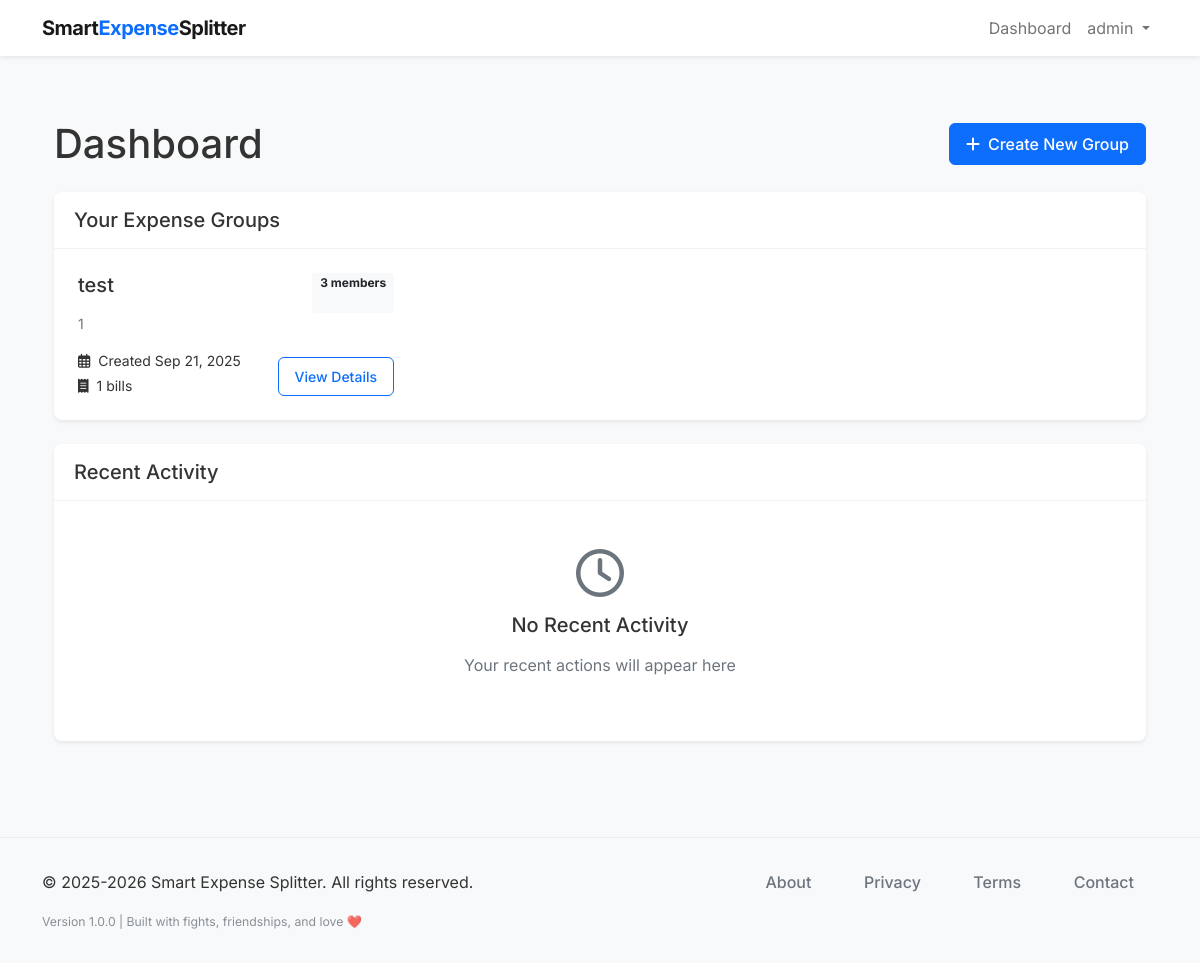
Before: /dashboard (signed in) with the older database file.
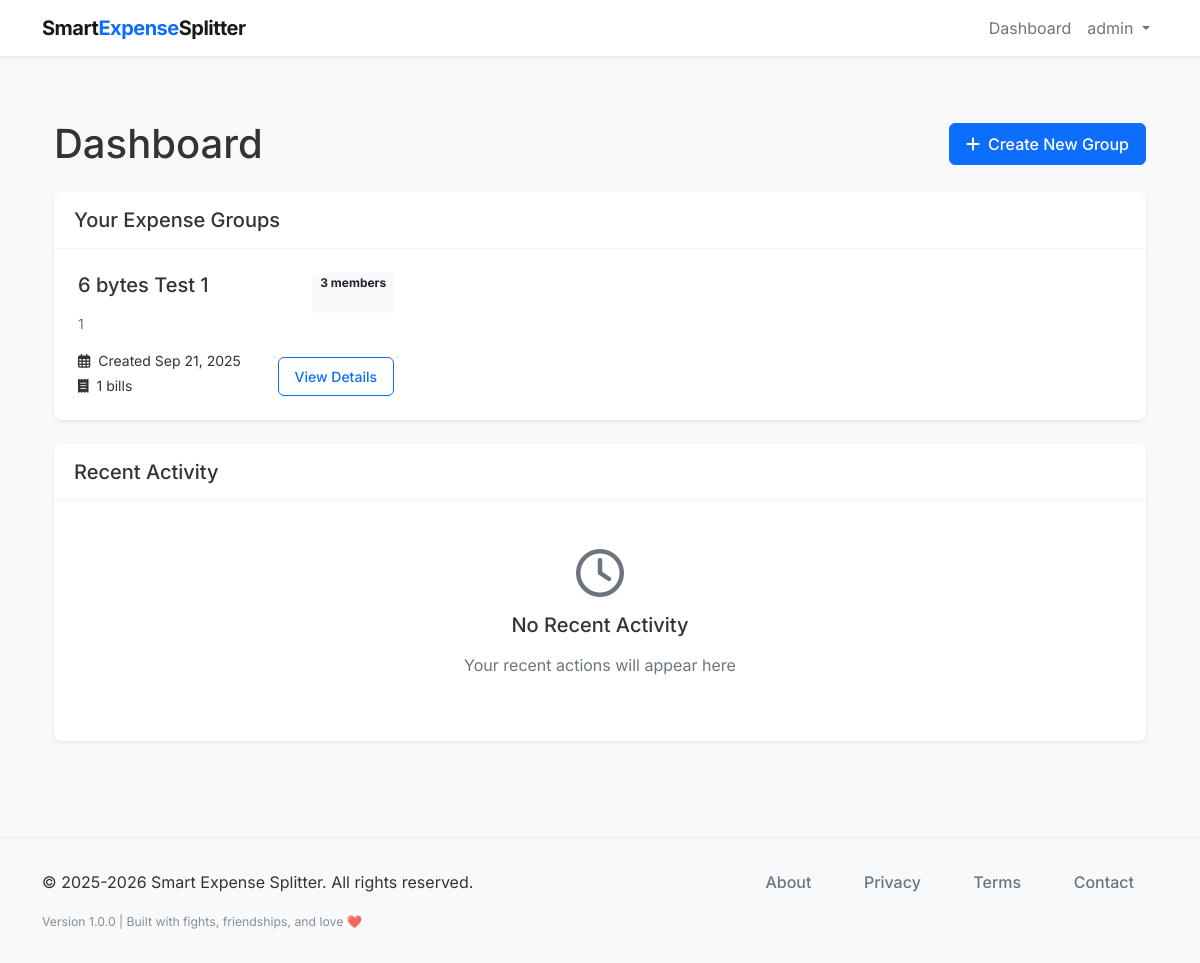
After: the same page with the newer database file.
### models.py (models this page shows, shortened)
class Group(db.Model):
    __tablename__ = 'groups'
    id = db.Column(db.Integer, primary_key=True)
    name = db.Column(db.String(100), nullable=False)
    description = db.Column(db.String(255))
    created_at = db.Column(db.DateTime, default=datetime.utcnow)
    user_id = db.Column(db.Integer, db.ForeignKey('users.id'), nullable=False)
    user = db.relationship('User', back_populates='groups')
    members = db.relationship('Member', back_populates='group', cascade='all, delete-orphan')
    bills = db.relationship('Bill', back_populates='group', cascade='all, delete-orphan')

### routes.py (the view)
@app.route('/dashboard')
@login_required
def dashboard():
    groups = Group.query.filter_by(user_id=current_user.id).all()
    return render_template('dashboard.html', title='Dashboard', groups=groups)

### smart_expense_splitter.py (called while the page is built)
@login_manager.user_loader
def load_user(user_id):
    from models import User
    return User.query.get(int(user_id))

### templates/dashboard.html (shortened to what this page needs)
{% extends "layout.html" %}
{% block content %}
<div class="container py-4">
    <div class="d-flex justify-content-between align-items-center mb-4">
        <h1 class="mb-0">Dashboard</h1>
        <a href="{{ url_for('new_group') }}" class="btn btn-primary">
            <i class="fas fa-plus me-2"></i>Create New Group
        </a>
    </div>
    <div class="card border-0 shadow-sm mb-4">
        <div class="card-header bg-white py-3">
            <h2 class="h5 mb-0">Your Expense Groups</h2>
        </div>
        <div class="card-body p-0">
            {% if groups %}
            <div class="row g-0">
                {% for group in groups %}
                <div class="col-md-6 col-lg-4">
                    <div class="dashboard-group-card p-4 h-100">
                        <div class="d-flex justify-content-between">
                            <h3 class="h5 mb-3">{{ group.name }}</h3>
                            <span class="badge bg-light text-dark">{{ group.members|length }} members</span>
                        </div>
                        <p class="text-muted small mb-3">{{ group.description }}</p>
                        <div class="d-flex justify-content-between align-items-end">
                            <div>
                                <p class="small mb-1"><i class="far fa-calendar-alt me-2"></i>Created {{ group.created_at.strftime('%b %d, %Y') }}</p>
                                <p class="small mb-0"><i class="fas fa-receipt me-2"></i>{{ group.bills|length }} bills</p>
                            </div>
                            <a href="{{ url_for('group_detail', group_id=group.id) }}" class="btn btn-sm btn-outline-primary">
                                View Details
                            </a>
                        </div>
                    </div>
                </div>
                {% endfor %}
            </div>
            {% endif %}
        </div>
    </div>
    <div class="card border-0 shadow-sm">
        <div class="card-header bg-white py-3">
            <h2 class="h5 mb-0">Recent Activity</h2>
        </div>
        <div class="card-body p-0">
            {% if recent_activity %}
            <div class="list-group list-group-flush">
                {% for activity in recent_activity %}
                <div class="list-group-item py-3">
                    <div class="d-flex">
                        <div class="activity-icon me-3">
                            {% if activity.type == 'bill_added' %}
                            <i class="fas fa-receipt text-success"></i>
                            {% elif activity.type == 'member_added' %}
                            <i class="fas fa-user-plus text-primary"></i>
                            {% elif activity.type == 'group_created' %}
                            <i class="fas fa-users text-info"></i>
                            {% elif activity.type == 'product_added' %}
                            <i class="fas fa-shopping-cart text-warning"></i>
                            {% endif %}
                        </div>
                        <div>
                            <p class="mb-1">{{ activity.description }}</p>
                            <p class="small text-muted mb-0">
                                <i class="far fa-clock me-1"></i>{{ activity.timestamp.strftime('%b %d, %Y at %I:%M %p') }}
                            </p>
                        </div>
                    </div>
                </div>
                {% endfor %}
            </div>
            {% else %}
            <div class="text-center py-5">
                <div class="mb-3">
                    <i class="far fa-clock fa-3x text-muted"></i>
                </div>
                <h3 class="h5 mb-3">No Recent Activity</h3>
                <p class="text-muted">Your recent actions will appear here</p>
            </div>
            {% endif %}
        </div>
    </div>
</div>
{% endblock %}

Changed rows visible on the page:
changed Group: name "test" → "6 bytes Test 1"
